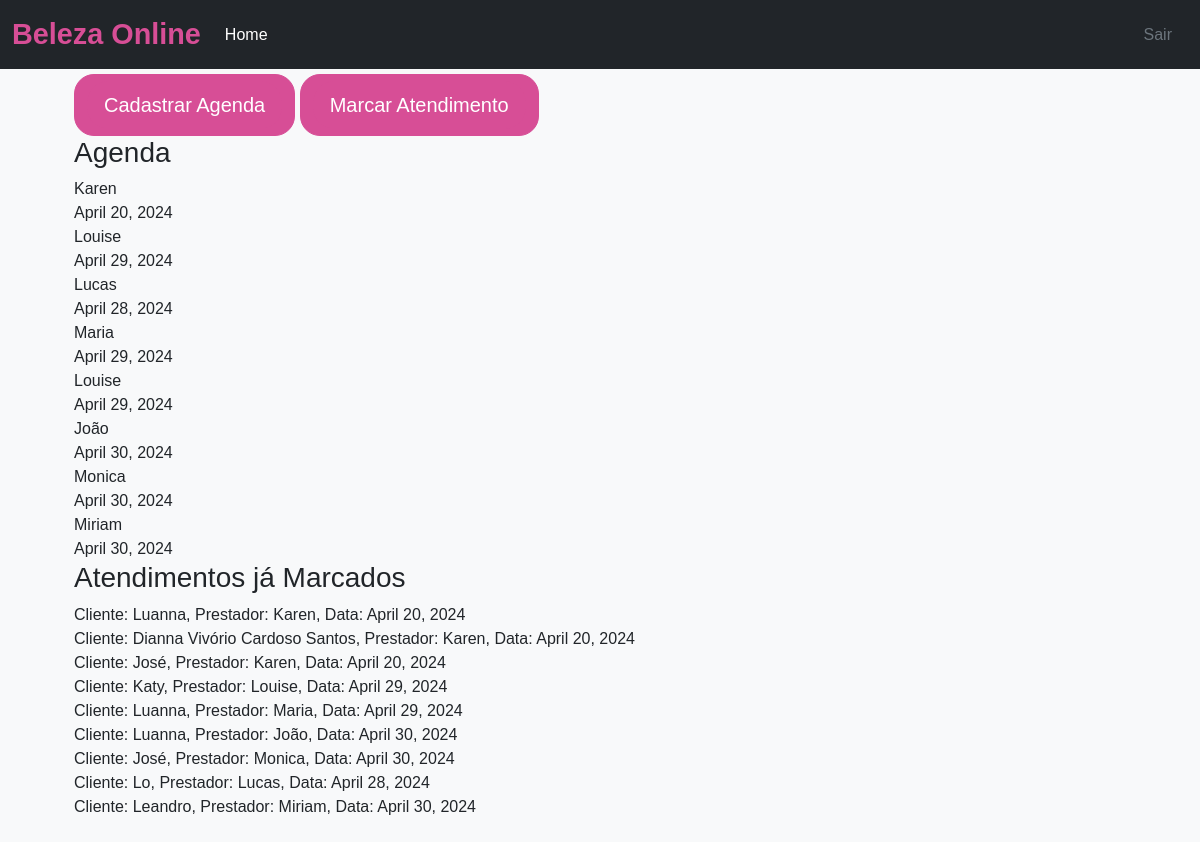
/listar_agenda (signed in), run on the app's committed database.
### app/models.py (models this page shows, shortened)
class Agenda(models.Model):
    prestador = models.ForeignKey(Prestador, on_delete=models.CASCADE, verbose_name="Prestador")
    data = models.DateField()
    Horarios = (
        ("1", "08:00 ás 09:00"),
        ("2", "09:00 ás 10:00"),
        ("3", "10:00 ás 11:00"),
        ("4", "13:00 ás 14:00"),
        ("5", "14:00 ás 15:00"),
    )
    horario = models.CharField(max_length=10, choices=Horarios)

class Prestador(models.Model):
    nome = models.CharField(max_length=200)
    email = models.EmailField()
    telefone = models.CharField(max_length=12)
    especialidade = models.ForeignKey(Especialidade, on_delete=models.CASCADE,
                                      verbose_name="Especialidade")  # relacionamento 1-n
    def __str__(self):
        return self.nome

class Atendimento(models.Model):
    agendas = models.ForeignKey(Agenda, on_delete=models.CASCADE, verbose_name="Agenda")
    cliente = models.ForeignKey(Cliente, on_delete=models.CASCADE, verbose_name="Cliente")

class Cliente(models.Model):
    nome = models.CharField(max_length=100)
    cpf = models.CharField(max_length=14)
    email = models.EmailField()
    sexo = models.CharField(max_length=1)
    telefone = models.CharField(max_length=20)
    user = models.OneToOneField(User, on_delete=models.CASCADE, null=True, blank=True)  # Permite que 'user' seja nulo
    def __str__(self):
        return self.nome

### app/views.py (the view)
# urls.py: path('listar_agenda', views.listar_agenda, name='listar_agenda'),
def listar_agenda(request):
    agendas = Agenda.objects.all()
    atendimentos = Atendimento.objects.all()
    return render(request, 'app/listar_agenda.html', {'agendas': agendas, 'atendimentos': atendimentos})

### app/templates/app/listar_agenda.html
{% extends 'app/base_app.html' %}
{% block content %}
    {% load static %}
    {% if user.is_authenticated %}
        <h3>Seja bem-vindo(a), {{ user.username }}</h3>
        {% if user.is_superuser %}
            <a class="btn btn-default" href="{% url 'cadastrar_agenda' %}">
                <button type="button" class="btn btn-secondary btn-lg">Cadastrar Agenda</button>
            </a>
        {% endif %}
        <a class="btn btn-default" href="{% url 'cadastrar_atendimento' %}">
            <button type="button" class="btn btn-secondary btn-lg">Marcar Atendimento</button>
        </a>
        <h3>Agenda</h3>
        {% for agenda in agendas %}
            {{ agenda.prestador }}
            <br>
            {{ agenda.data }}
            <br>
        {% endfor %}
        <h3>Atendimentos já Marcados</h3>
        {% for atendimento in atendimentos %}
            Cliente: {{ atendimento.cliente }}, Prestador: {{ atendimento.agendas.prestador }}, Data: {{ atendimento.agendas.data }}
            <br>
        {% endfor %}
    {% else %}
        <p>Você precisa realizar o login</p>
    {% endif %}
{% endblock %}

### app/templates/app/base_app.html (shortened to what this page needs)
{% load static %}
{{ '<' }}{{ '!DOCTYPE html>' }}
<html lang="en">
<head>
    <link rel="stylesheet" href="{% static 'css/bootstrap.min.css' %}">
</head>
<body>
    <nav class="navbar navbar-expand-md navbar-dark fixed-top bg-dark">
        <div class="container-fluid">
            <a class="navbar-brand" href="#">Beleza Online</a>
            <div class="collapse navbar-collapse" id="navbarCollapse">
                <ul class="navbar-nav me-auto mb-2 mb-md-0">
                    <li class="nav-item">
                        <a class="nav-link active" aria-current="page" href="{% url 'pagina_inicial' %}">Home</a>
                    </li>
                </ul>
                <ul class="nav justify-content-end">
                    <li class="nav-item">
                        {% if user.is_authenticated %}
                        <a class="nav-link active" aria-current="page" href="{% url 'app_logout' %}">Sair</a>
                        {% else %}
                        <a class="nav-link active" aria-current="page" href="{% url 'page_login' %}">Login</a>
                        {% endif %}
                    </li>
                </ul>
            </div>
        </div>
    </nav>
    <main class="container">
        <div class="bg-light p-5 rounded">
            {% block content %}
            {% endblock %}
        </div>
    </main>
</body>
</html>

### app/templates/app/base_app.html (style rules this page uses)
body { font-family: 'Arial', sans-serif; background-color: #f8f9fa; }
.navbar-brand { font-size: 1.8rem; color: #d74e96; font-weight: bold; }
.nav-link { color: #6c757d; }
.btn { border-radius: 20px; background-color: #d74e96; color: white; border-color: #d74e96; }
.bg-light { background-color: #fff; }
.p-5 { padding: 2rem !important; }

### data on the page
Agenda: prestador "Karen", data "April 20, 2024"
Agenda: prestador "Louise", data "April 29, 2024"
Agenda: prestador "Lucas", data "April 28, 2024"
Agenda: prestador "Maria", data "April 29, 2024"
Agenda: prestador "Louise", data "April 29, 2024"
Agenda: prestador "João", data "April 30, 2024"
Agenda: prestador "Monica", data "April 30, 2024"
Agenda: prestador "Miriam", data "April 30, 2024"
Atendimento: cliente "Luanna", agendas.prestador "Karen", agendas.data "April 20, 2024"
Atendimento: cliente "Dianna Vivório Cardoso Santos", agendas.prestador "Karen", agendas.data "April 20, 2024"
Atendimento: cliente "José", agendas.prestador "Karen", agendas.data "April 20, 2024"
Atendimento: cliente "Katy", agendas.prestador "Louise", agendas.data "April 29, 2024"
Atendimento: cliente "Luanna", agendas.prestador "Maria", agendas.data "April 29, 2024"
Atendimento: cliente "Luanna", agendas.prestador "João", agendas.data "April 30, 2024"
Atendimento: cliente "José", agendas.prestador "Monica", agendas.data "April 30, 2024"
Atendimento: cliente "Lo", agendas.prestador "Lucas", agendas.data "April 28, 2024"
Atendimento: cliente "Leandro", agendas.prestador "Miriam", agendas.data "April 30, 2024"
